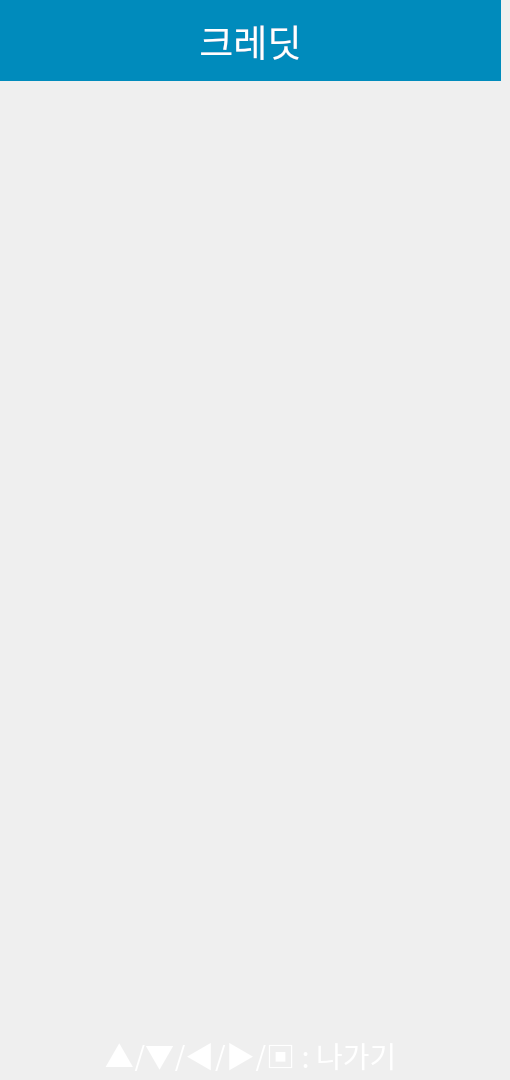
    <widget class="QWidget" name="set_credit">
     <attribute name="title">
      <string>Page</string>
     </attribute>
     <widget class="QLabel" name="trash_set_title_9">
      <property name="geometry">
       <rect>
        <x>0</x>
        <y>0</y>
        <width>501</width>
        <height>81</height>
       </rect>
      </property>
      <property name="font">
       <font>
        <family>나눔바른고딕</family>
        <pointsize>28</pointsize>
        <weight>50</weight>
        <bold>false</bold>
        <kerning>true</kerning>
       </font>
      </property>
      <property name="styleSheet">
       <string notr="true">color : rgb(255,255,255);
background-color: rgb(0,139,188);
</string>
      </property>
      <property name="text">
       <string>크레딧</string>
      </property>
      <property name="alignment">
       <set>Qt::AlignCenter</set>
      </property>
     </widget>
     <widget class="QLabel" name="trash_con_9">
      <property name="geometry">
       <rect>
        <x>0</x>
        <y>1040</y>
        <width>501</width>
        <height>31</height>
       </rect>
      </property>
      <property name="font">
       <font>
        <family>나눔바른고딕</family>
        <pointsize>22</pointsize>
       </font>
      </property>
      <property name="styleSheet">
       <string notr="true">color : rgb(255,255,255)</string>
      </property>
      <property name="text">
       <string>▲/▼/◀/▶/▣ : 나가기</string>
      </property>
      <property name="alignment">
       <set>Qt::AlignCenter</set>
      </property>
     </widget>
     <widget class="QLabel" name="label_6">
      <property name="geometry">
       <rect>
        <x>20</x>
        <y>90</y>
        <width>451</width>
        <height>561</height>
       </rect>
      </property>
      <property name="text">
       <string/>
      </property>
      <property name="pixmap">
       <pixmap>image/credit.png</pixmap>
      </property>
     </widget>
    </widget>
